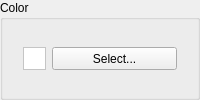
                     <widget class="QGroupBox" name="colorGroupBox">
                      <property name="title">
                       <string>Color</string>
                      </property>
                      <layout class="QVBoxLayout" name="verticalLayout_30">
                       <item>
                        <widget class="QWidget" name="widget_2" native="true">
                         <layout class="QHBoxLayout" name="horizontalLayout_19">
                          <item>
                           <widget class="QFrame" name="colorFrame">
                            <property name="enabled">
                             <bool>true</bool>
                            </property>
                            <property name="sizePolicy">
                             <sizepolicy hsizetype="Fixed" vsizetype="Fixed">
                              <horstretch>0</horstretch>
                              <verstretch>0</verstretch>
                             </sizepolicy>
                            </property>
                            <property name="minimumSize">
                             <size>
                              <width>23</width>
                              <height>23</height>
                             </size>
                            </property>
                            <property name="maximumSize">
                             <size>
                              <width>23</width>
                              <height>23</height>
                             </size>
                            </property>
                            <property name="styleSheet">
                             <string notr="true">background-color: rgb(255, 255, 255);</string>
                            </property>
                            <property name="frameShape">
                             <enum>QFrame::StyledPanel</enum>
                            </property>
                            <property name="frameShadow">
                             <enum>QFrame::Raised</enum>
                            </property>
                           </widget>
                          </item>
                          <item>
                           <widget class="QPushButton" name="colorPushButton">
                            <property name="sizePolicy">
                             <sizepolicy hsizetype="Preferred" vsizetype="Fixed">
                              <horstretch>0</horstretch>
                              <verstretch>0</verstretch>
                             </sizepolicy>
                            </property>
                            <property name="maximumSize">
                             <size>
                              <width>16777215</width>
                              <height>23</height>
                             </size>
                            </property>
                            <property name="text">
                             <string>Select...</string>
                            </property>
                           </widget>
                          </item>
                         </layout>
                        </widget>
                       </item>
                      </layout>
                     </widget>
